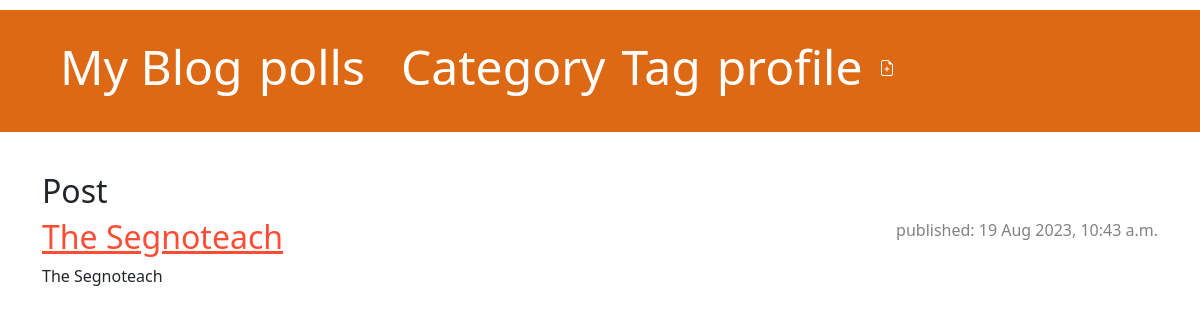
The app's page /Tag/post (signed in) with its own data.
### blogg/models.py (models this page shows, shortened)
class Tag(models.Model):
    name = models.CharField(max_length=256 )
    slug = AutoSlugField(populate_from='name',unique=True, blank=True, null=True)
    class Meta:
        verbose_name = "Tag"
        verbose_name_plural = "Tags"

class Post(models.Model):
    Image =models.ImageField( upload_to = 'postimg/' )
    author =models.ForeignKey(settings.AUTH_USER_MODEL, on_delete=models.CASCADE)
    title =models.CharField(max_length=300 ,null=False,blank=False)
    text =models.TextField()
    category=models.ForeignKey(Category, null=True, blank=True, on_delete=models.SET_NULL,related_name="Post_category")
    Tag = models.ManyToManyField(Tag ,related_name="Post_tags")
    create_date =  models.DateTimeField(default= timezone.now)
    published_date= models.DateTimeField(blank=True,null=True)
    slug = AutoSlugField(populate_from='title',unique=True, blank=True, null=True)

### blogg/views.py (the view)
# urls.py: path('Tag/<slug>', views.Tag_detail, name= 'Tag_detail'),
def Tag_detail(request, slug):
    TagOjb = get_object_or_404(Tag, slug=slug)
    return render(request, 'blog/Tag_detail.html', {'Tag': TagOjb})

### blogg/templates/blog/Tag_detail.html (shortened to what this page needs)
{% extends 'blog/base.html' %}
{% load static %}
{% block content %}
    <article class="Tag">
    <h2>{{ Tag.name }}</h2>
    {% for Tag_post in Tag.Post_tags.all %}
    <article class="post">
        <time class="date">published: {{ Tag_post.published_date }}</time>
        <h2><a href="{% url 'post_detail' slug=Tag_post.slug %}">{{ Tag_post.title }}</a></h2>
        <p>{{ Tag_post.title|linebreaksbr }}</p>
    </article>
    {% endfor %}
    </article>
{% endblock %}

### blogg/static/css/blog.css (style rules this page uses)
body { padding-left:60; }
.date { color: #828282; }
.post { margin-bottom: 70px; }
.post h2 a, .post h2 a:visited { color: #ff4c34; }
.post > .date, .post > .actions { float: right; }

### records on screen
Tag: name "Post"
Post: published_date "19 Aug 2023, 10:43 a.m.", title "The Segnoteach"
